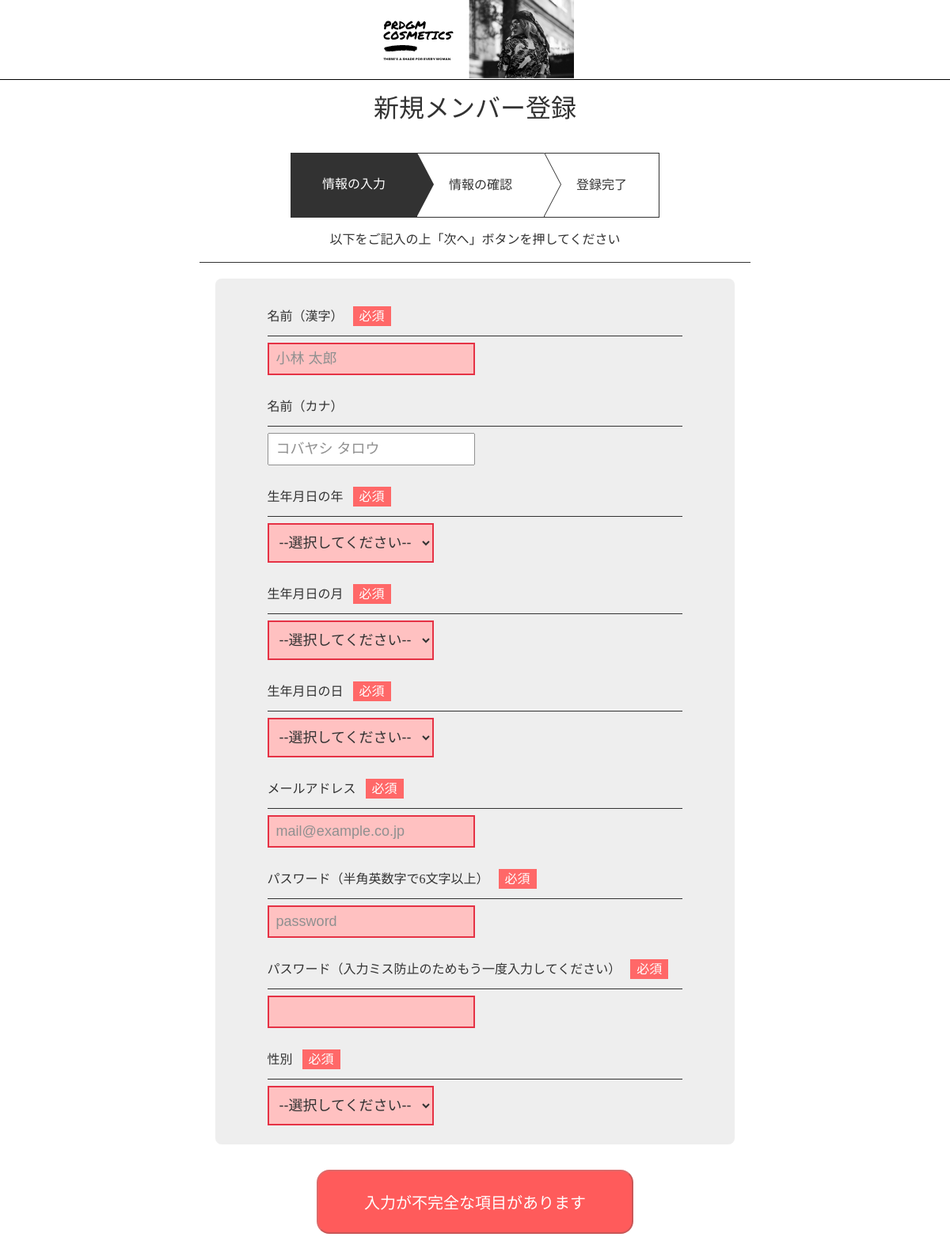
The app's page /member/index.php with its own data.
### tables this page shows
CREATE TABLE `dtb_form` (
  `form_id` int(11) NOT NULL COMMENT 'フォームID',
  `form_name` text COMMENT '呼び出す際の名前',
  `form_html` text,
  `form_text` text NOT NULL,
  PRIMARY KEY (`form_id`)
);

### member/index.php (called while the page is built)
<?php
  require_once(dirname(__FILE__) . '/../controller/member/register.php');
?>

### model/db/dbconnect.php (called while the page is built, shortened)
<?php
	Class DBconnect{
		function DatabaseConnect(){
			$mysqli = new mysqli(DB_HOST, DB_USER, DB_PASS, DB_NAME);
			return $mysqli;
		}
		function GetForm(){
			$mysqli = $this->DatabaseConnect();
			$dbSQL			= 'SELECT * ';
			$dbSQL 	 	 .= '	FROM ' . DTB_FORM;
			if ($retData = $mysqli->query($dbSQL)) {
				$i = 0;
    		while ($row = $retData->fetch_assoc()) {
					$sqlData[$i] = $row;
					$i++;
    		}
			}
			return $sqlData;
		}
	}
?>

### view/member/view_register.php (the view)
  <div id="register_form_area">
    <h1>新規メンバー登録</h1>
    <div class="form_stage">
      <span class="input_stage">情報の入力</span>
      <span class="check_stage">情報の確認</span>
      <span class="thank_stage">登録完了</span>
    </div>
    <p class="form_message">以下をご記入の上「次へ」ボタンを押してください</p>
    <form action="/member/check.php" method="post" id="register_form">
      <div id="input_area_wrapper">
        <?php foreach($arrData['GetFormData'] as $gfVal){ ?>
        <div class="input_area">
          <p class="<?php echo $gfVal['form_name']; ?>"><?php echo $gfVal['form_text']; ?></p>
          <?php echo $gfVal['form_html']; ?>
        </div>
        <?php } ?>
      </div>
      <div class="submit">
        <input type="submit" id="register_input" value="次へ">
      </div>
    </form>
  </div>
</body>

### controller/member/register.php (shortened to what this page needs)
<?php
  require_once(DOCUMENT_ROOT . '/fixed_navi/navi.php');
  require_once(DOCUMENT_ROOT . '/model/db/dbconnect.php');
  $objDB      = new DBconnect();
  $objNavi    = new Navi();
  $arrData    = array();
  $objNavi->pageTitle         = '新規会員登録ページ';
  $objNavi->pageDiscription   = 'ディスクリプション';
  $objNavi->add_css           = '<link rel="stylesheet" href="/css/member/register.css" />' . "\n";
  $objNavi->add_js            = '<script src="/js/register/register.js"></script>' . "\n";
  $arrData['GetFormData']     = $objDB->GetForm();
  echo $objNavi->DispHeader();
  require_once(DOCUMENT_ROOT . '/view/member/view_register.php');
?>

### fixed_navi/navi.php
<?php
Class Navi{
  function DispHeader(){
    $retHTML  = ' <html lang="ja">' . "\n";
    $retHTML .= '   <head>' . "\n";
    $retHTML .= '     <meta charset="utf-8" />' . "\n";
    $retHTML .= '     <meta http-equiv="X-UA-Compatible" content="IE=edge" />' . "\n";
    $retHTML .= '     <meta name="viewport" content="width=device-width,initial-scale=1" />' . "\n";
    $retHTML .= '     <title>' . $this->pageTitle . '</title>' . "\n";
    $retHTML .= '     <meta name="description" content="' . $this->pageDiscription . '" />' . "\n";
    $retHTML .= '     <link rel="stylesheet" href="/css/navi/navi.css" />' . "\n";
    $retHTML .= '     <link rel="stylesheet" href="/css/reset/reset.css" />' . "\n";
    $retHTML .= '     <link href="https://use.fontawesome.com/releases/v5.6.1/css/all.css" rel="stylesheet">' . "\n";
    $retHTML .= $this->add_css;
    $retHTML .= '     <script src="https://ajax.googleapis.com/ajax/libs/jquery/3.4.1/jquery.min.js"></script>' . "\n";
    $retHTML .= '     <script src="/js/navi/navi_fixed.js"></script>' . "\n";
    $retHTML .= '     <script src="/js/navi/top_link.js"></script>' . "\n";
    $retHTML .= $this->add_js;
    $retHTML .= '   </head>' . "\n";
    $retHTML .= '   <body>' . "\n";
    $retHTML .= '     <header id="navi_header">' . "\n";
    $retHTML .= '       <div id="header_top_area"><img src="/img/site_logo.png" alt="" id="logo_img"></div>' . "\n";
    $retHTML .= '       <ul id="action_area">' . "\n";
    $retHTML .= '         <li class="action_part" id="register_area">会員登録</li>' . "\n";
    $retHTML .= '         <li class="action_part" id="login_area">ログイン</li>' . "\n";
    $retHTML .= '       </ul>' . "\n";
    $retHTML .= '     </header>';
    return $retHTML;
  }
}
?>

### css/navi/navi.css (style rules this page uses)
#navi_header #header_top_area { text-align: center; border-bottom: 0.5px solid #000; }
#navi_header #header_top_area #logo_img { cursor: pointer; }

### css/member/register.css (style rules this page uses)
#register_form_area { width: 820px; margin: 0 auto 20px; background-color: #ffffff; opacity: 0.8; border-radius: 16px; padding-bottom: 112px; }
#register_form_area h1 { width: 80%; color: #000000; text-align: center; font-size: 32px; font-weight: 400; padding: 20px; margin: 0 auto 20px; }
#register_form_area .form_stage { width: 60%; margin: 0 auto; display: flex; -moz-display: flex; -webkit-display: flex; justify-content: center; position: relative; }
#register_form_area .form_stage span { padding: 32px 40px; background-color: #ffffff; color: #000000; box-sizing: border-box; }
#register_form_area .form_stage .input_stage { background-color: #000000; color: #ffffff; }
#register_form_area .form_stage .input_stage::after, #register_form_area .form_stage .check_stage::after { content: ""; border-left: 21px solid #000000; border-top: 40px solid transparent; border-bottom: 40px solid transparent; position: absolute; top: 0; }
#register_form_area .form_stage .input_stage::after { left: 173px; }
#register_form_area .form_stage .check_stage, #register_form_area .form_stage .thank_stage { border-top: 1px solid #000000; border-right: 1px solid #000000; border-bottom: 1px solid #000000; }
#register_form_area .form_stage .check_stage::before { content: ""; border-left: 21px solid #ffffff; border-top: 40px solid transparent; border-bottom: 40px solid transparent; position: absolute; top: 0; left: 333px; z-index: 1; }
#register_form_area .form_stage .check_stage::after { left: 334px; }
#register_form_area p.form_message { width: 80%; border-bottom: 1px solid #000000; margin: 0 auto 20px; padding: 20px; font-weight: 300; text-align: center; }
#register_form_area #input_area_wrapper { width: 80%; background-color: #EBEBEB; margin: 0 auto 32px; border-radius: 8px; padding: 16px 0; }
#register_form_area #input_area_wrapper .input_area { width: 80%; margin: 0 auto; padding: 8px; }
#register_form_area #input_area_wrapper .input_area p { padding: 16px 0; border-bottom: 1px solid #000000; }
#register_form_area #input_area_wrapper .input_area #name1, #register_form_area #input_area_wrapper .input_area #name2, #register_form_area #input_area_wrapper .input_area #mail, #register_form_area #input_area_wrapper .input_area #password, #register_form_area #input_area_wrapper .input_area #check_password { width: 50%; padding: 8px 0.5em; font-size: 18px; margin-top: 8px; }
#register_form_area #input_area_wrapper .input_area select { width: 40%; padding: 12px 0.5em; font-size: 18px; margin-top: 8px; }
#register_form_area #input_area_wrapper .input_area .name1:after, #register_form_area #input_area_wrapper .input_area .birth_year:after, #register_form_area #input_area_wrapper .input_area .birth_month:after, #register_form_area #input_area_wrapper .input_area .birth_day:after, #register_form_area #input_area_wrapper .input_area .mail:after, #register_form_area #input_area_wrapper .input_area .password:after, #register_form_area #input_area_wrapper .input_area .w_m:after, #register_form_area #input_area_wrapper .input_area .check_password:after { content: "必須"; margin-left: 12px; background-color: #FF4343; color: #fff; padding: 4px 8px; }
#register_form_area #input_area_wrapper .input_area .not_input { background-color: #FFB2B2; border: 2px solid #df0017; }
.submit { width: 50%; margin: 0 auto; text-align: center; }
.submit #register_input { width: 400px; background-color: #4268FF; color: #fff; text-align: center; padding: 24px 32px; font-size: 20px; border-radius: 16px; transition: all 0.6s ease; cursor: pointer; }

### records on screen
dtb_form: form_text "名前（漢字）"
dtb_form: form_text "名前（カナ）"
dtb_form: form_text "生年月日の年"
dtb_form: form_text "生年月日の月"
dtb_form: form_text "生年月日の日"
dtb_form: form_text "メールアドレス"
dtb_form: form_text "パスワード（半角英数字で6文字以上）"
dtb_form: form_text "パスワード（入力ミス防止のためもう一度入力してください）"
dtb_form: form_text "性別"
